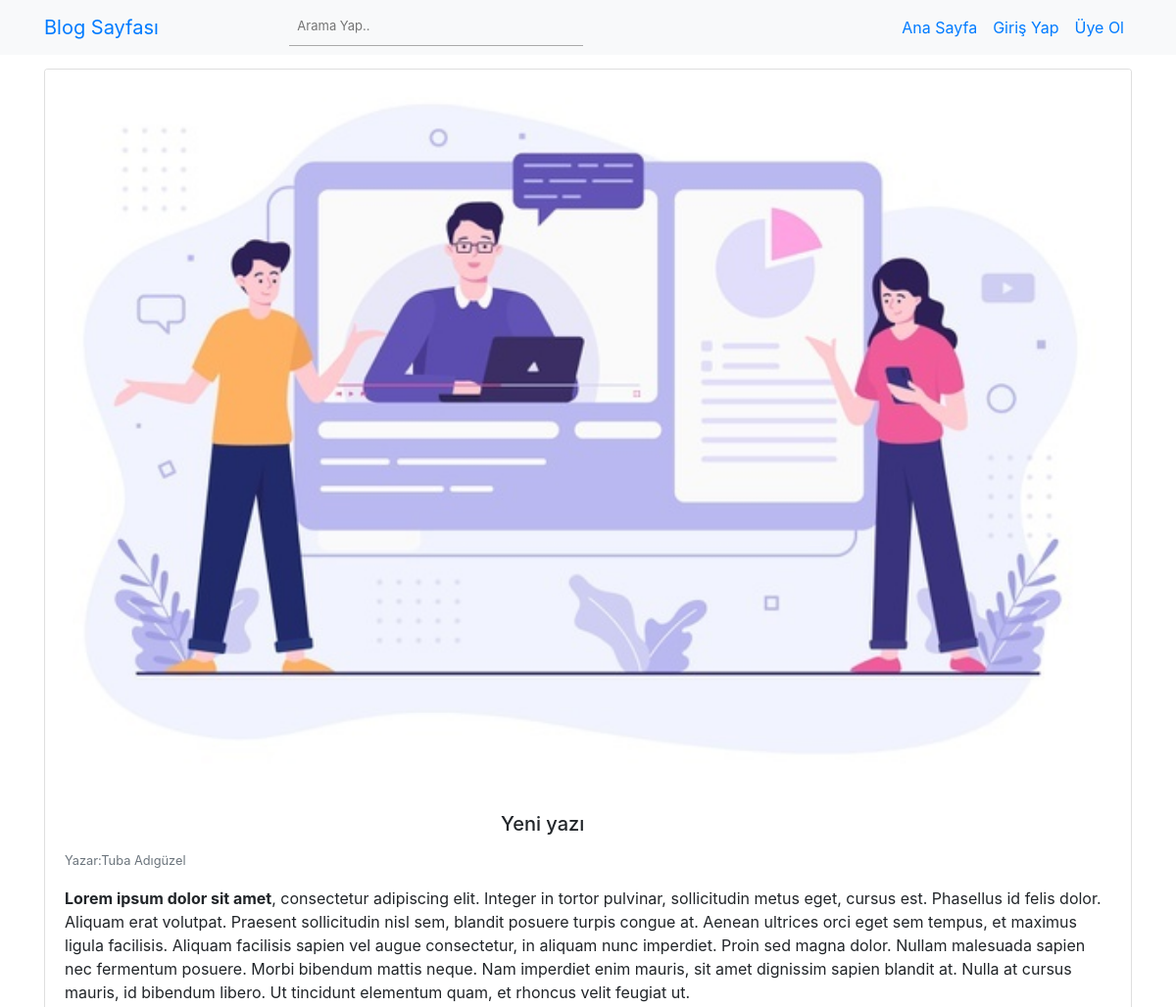
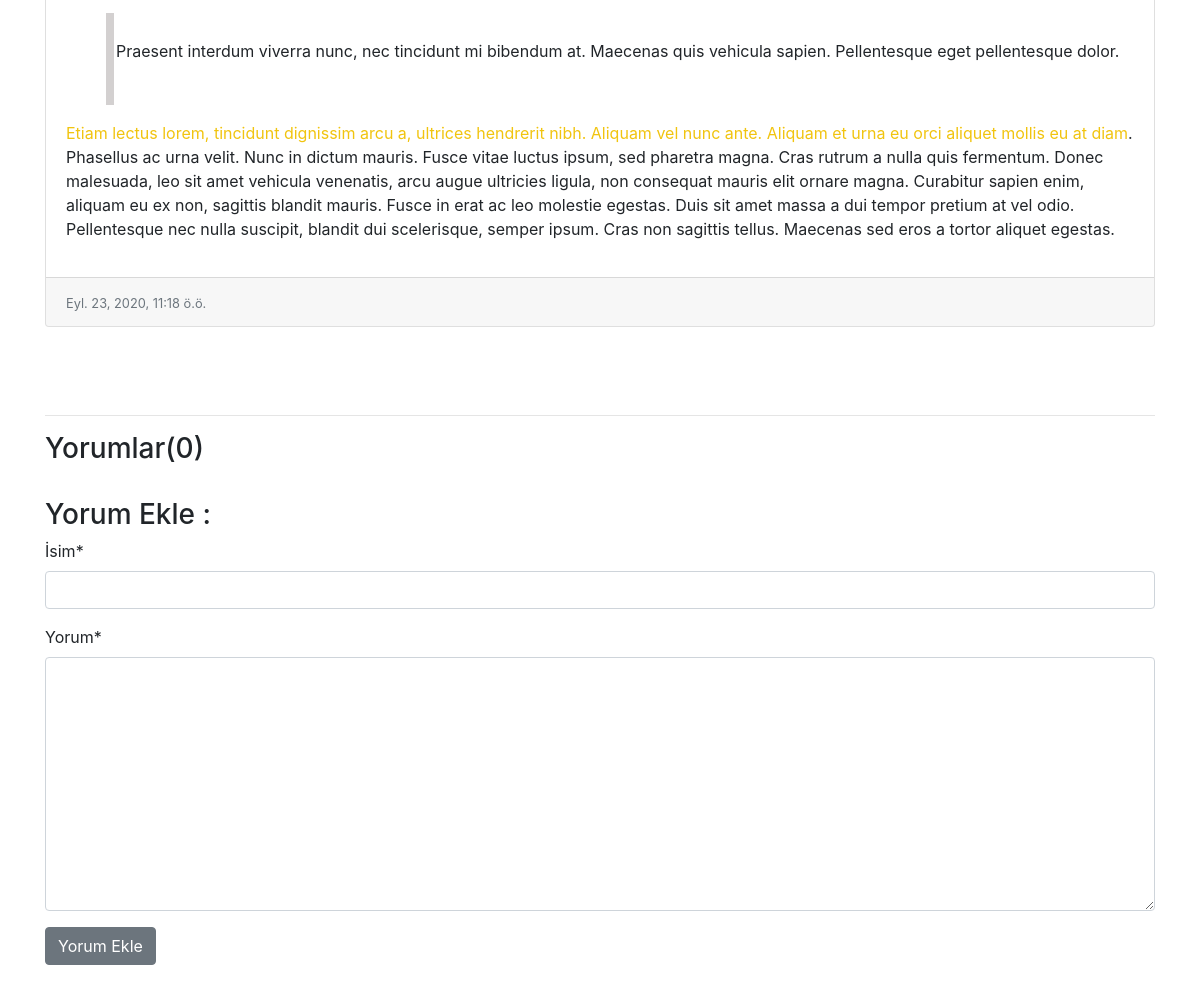
The page /post/yeni-yazi/ on the database its author committed (2 pictures, top to bottom).
### post/models.py (models this page shows, shortened)
class Post(models.Model):
    user=models.ForeignKey("auth.user",verbose_name="Yazar",on_delete=models.CASCADE,related_name="posts")
    title= models.CharField(max_length=120,verbose_name="Başlık")
    content=RichTextField(verbose_name="İçerik")
    publishing_date = models.DateTimeField(verbose_name="Yayınlanma Tarihi",auto_now_add=True)
    image=models.ImageField(null=False,blank=False,verbose_name="Resim")
    slug=models.SlugField(unique=True,editable=False,max_length=130)
    class Meta:
        ordering = ["-publishing_date", "id"]

### post/views.py (the view)
# urls.py: path('<slug:slug>/',post_detail,name="detail"),
def post_detail(request,slug):
    post = get_object_or_404(Post, slug=slug)
    form = CommentForm(request.POST or None)
    if form.is_valid():
        comment = form.save(commit=False)
        comment.post = post
        comment.save()
    context = {
        "post": post,
        "form":form,
    }
    return render(request,"post/detail.html",context)

### post/forms.py
class CommentForm(forms.ModelForm):
    class Meta:
        model=Comment
        fields = [
            "name",
            "content",
        ]

### templates/post/detail.html (shortened to what this page needs)
{% extends "base.html" %}
{% block body %}
<div class="container">
        <div class="card">
            {% if post.image %}
                <img src="{{ post.image.url }}" class="card-img-top rounded-w">
            {% endif %}
        <div class="card-body">
            <h5 class="card-title offset-md-5">{{ post.title }}<br> </h5>
            <small class="text-muted">Yazar:{{ post.user.get_full_name|default:post.user.username }}</small>
            <p class="card-text mb-3">{{ post.content|safe|linebreaks}}</p>
        </div>
        <div class="card-footer">
            <small class="text-muted">{{ post.publishing_date }}</small>
        </div>
        </div>
        <br><br><br><hr>
        <h3>Yorumlar({{post.comments.all|length}})</h3><br>
        <h3>Yorum Ekle : </h3>
        {% include "post/comment.html" %}
    </div>
{% endblock %}

### static/style.css (style rules this page uses)
blockquote { margin-left: 40px; border-left:8px solid rgb(211, 208, 208); padding: 2px; }

### rows shown on the page
Post: image (picture), title "Yeni yazı", user.get_full_name "Tuba Adıgüzel", content "Lorem ipsum dolor sit amet , consectetur adipiscing elit. Integer in tortor pulvinar, sollicitudin metus eget, cursus est. Phasellus id felis dolor. Aliquam erat volutpat. Praesent sollicitudin nisl sem, blandit posuere turpis congue at. Aenean ultrices orci eget sem tempus, et maximus ligula facilisis. Aliquam facilisis sapien vel augue consectetur, in aliquam nunc imperdiet. Proin sed magna dolor. Nullam malesuada sapien nec fermentum posuere. Morbi bibendum mattis neque. Nam imperdiet enim mauris, sit amet dignissim sapien blandit at. Nulla at cursus mauris, id bibendum libero. Ut tincidunt elementum quam, et rhoncus velit feugiat ut. Praesent interdum viverra nunc, nec tincidunt mi…", publishing_date "Eyl. 23, 2020, 11:18 ö.ö.", comments.all|length "0"
